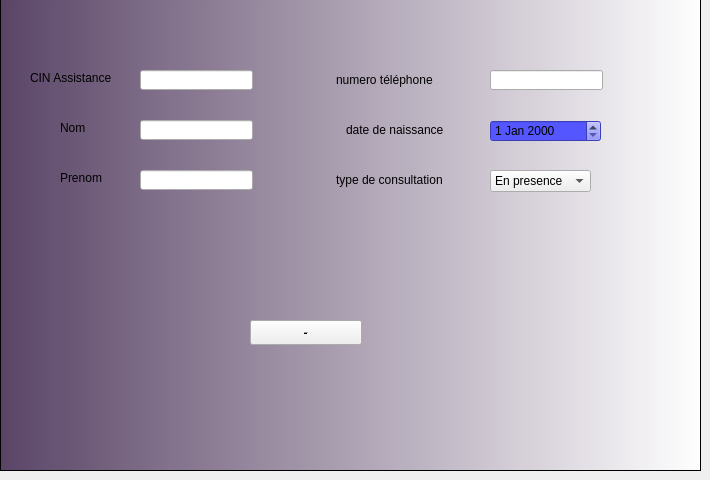
      <widget class="QWidget" name="tab">
       <attribute name="title">
        <string>Ajouter un Consultation </string>
       </attribute>
       <widget class="QGroupBox" name="groupBox">
        <property name="geometry">
         <rect>
          <x>0</x>
          <y>0</y>
          <width>701</width>
          <height>471</height>
         </rect>
        </property>
        <widget class="QLabel" name="label">
         <property name="geometry">
          <rect>
           <x>30</x>
           <y>70</y>
           <width>101</width>
           <height>16</height>
          </rect>
         </property>
         <property name="text">
          <string>CIN Assistance</string>
         </property>
        </widget>
        <widget class="QLabel" name="label_2">
         <property name="geometry">
          <rect>
           <x>60</x>
           <y>120</y>
           <width>61</width>
           <height>16</height>
          </rect>
         </property>
         <property name="text">
          <string>Nom </string>
         </property>
        </widget>
        <widget class="QLabel" name="label_3">
         <property name="geometry">
          <rect>
           <x>60</x>
           <y>170</y>
           <width>61</width>
           <height>16</height>
          </rect>
         </property>
         <property name="text">
          <string>Prenom </string>
         </property>
        </widget>
        <widget class="QLabel" name="label_4">
         <property name="geometry">
          <rect>
           <x>336</x>
           <y>70</y>
           <width>131</width>
           <height>20</height>
          </rect>
         </property>
         <property name="text">
          <string>numero téléphone</string>
         </property>
        </widget>
        <widget class="QLabel" name="label_5">
         <property name="geometry">
          <rect>
           <x>346</x>
           <y>120</y>
           <width>131</width>
           <height>20</height>
          </rect>
         </property>
         <property name="text">
          <string>date de naissance</string>
         </property>
        </widget>
        <widget class="QLabel" name="label_6">
         <property name="geometry">
          <rect>
           <x>336</x>
           <y>170</y>
           <width>141</width>
           <height>20</height>
          </rect>
         </property>
         <property name="text">
          <string>type de consultation</string>
         </property>
        </widget>
        <widget class="QLineEdit" name="le_cin_assis">
         <property name="geometry">
          <rect>
           <x>140</x>
           <y>70</y>
           <width>113</width>
           <height>20</height>
          </rect>
         </property>
        </widget>
        <widget class="QLineEdit" name="le_nom_assis">
         <property name="geometry">
          <rect>
           <x>140</x>
           <y>120</y>
           <width>113</width>
           <height>20</height>
          </rect>
         </property>
        </widget>
        <widget class="QLineEdit" name="le_prenom_assis">
         <property name="geometry">
          <rect>
           <x>140</x>
           <y>170</y>
           <width>113</width>
           <height>20</height>
          </rect>
         </property>
        </widget>
        <widget class="QLineEdit" name="le_numero_tele">
         <property name="geometry">
          <rect>
           <x>490</x>
           <y>70</y>
           <width>113</width>
           <height>20</height>
          </rect>
         </property>
        </widget>
        <widget class="QPushButton" name="pb_ajouter">
         <property name="geometry">
          <rect>
           <x>250</x>
           <y>320</y>
           <width>112</width>
           <height>25</height>
          </rect>
         </property>
         <property name="font">
          <font>
           <pointsize>-1</pointsize>
           <weight>75</weight>
           <bold>true</bold>
           <underline>true</underline>
          </font>
         </property>
         <property name="cursor">
          <cursorShape>PointingHandCursor</cursorShape>
         </property>
         <property name="text">
          <string>Ajouter</string>
         </property>
        </widget>
        <widget class="QComboBox" name="le_type_consultation">
         <property name="geometry">
          <rect>
           <x>490</x>
           <y>170</y>
           <width>101</width>
           <height>22</height>
          </rect>
         </property>
         <item>
          <property name="text">
           <string>En presence</string>
          </property>
         </item>
         <item>
          <property name="text">
           <string>A distance</string>
          </property>
         </item>
        </widget>
        <widget class="QDateEdit" name="le_date">
         <property name="geometry">
          <rect>
           <x>490</x>
           <y>120</y>
           <width>111</width>
           <height>22</height>
          </rect>
         </property>
         <property name="styleSheet">
          <string notr="true">background-color: rgb(84, 87, 255);</string>
         </property>
        </widget>
        <widget class="QTableView" name="tableView_3">
         <property name="geometry">
          <rect>
           <x>0</x>
           <y>-30</y>
           <width>701</width>
           <height>501</height>
          </rect>
         </property>
         <property name="styleSheet">
          <string notr="true">background-color: qlineargradient(spread:pad, x1:0, y1:0, x2:1, y2:0, stop:0 rgba(86, 64, 99, 249), stop:1 rgba(255, 255, 255, 255));
</string>
         </property>
         <property name="sortingEnabled">
          <bool>false</bool>
         </property>
         <attribute name="horizontalHeaderCascadingSectionResizes">
          <bool>false</bool>
         </attribute>
        </widget>
        <zorder>tableView_3</zorder>
        <zorder>label</zorder>
        <zorder>label_2</zorder>
        <zorder>label_3</zorder>
        <zorder>label_4</zorder>
        <zorder>label_5</zorder>
        <zorder>label_6</zorder>
        <zorder>le_cin_assis</zorder>
        <zorder>le_nom_assis</zorder>
        <zorder>le_prenom_assis</zorder>
        <zorder>le_numero_tele</zorder>
        <zorder>pb_ajouter</zorder>
        <zorder>le_type_consultation</zorder>
        <zorder>le_date</zorder>
       </widget>
      </widget>
